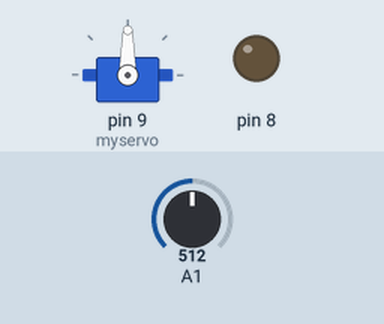
A sketch run on a simulated Arduino Uno, built with avr-gcc and run on an emulated ATmega328P. Parts: servo, output pins drawn as LEDs (lit = HIGH). Dashed ring = blinking. Inputs (shaded band) come from the test bench; at power-on: A1 = 512.

Above: at 1.2 s.
1.3 s: A1 set to 396
2.8 s: A1 set to 383
At 3.4 s:
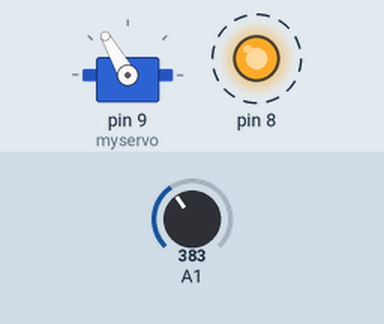
5.8 s: A1 set to 400
At 6.4 s:
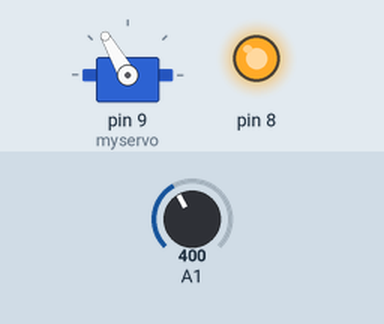
7.5 s: A1 set to 380
At 8.0 s:
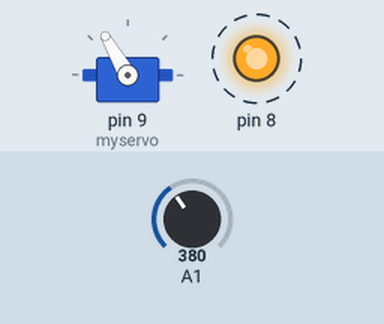
Timing chart, 0 to 11.5 s (numbered marks = the images above; inputs shaded):
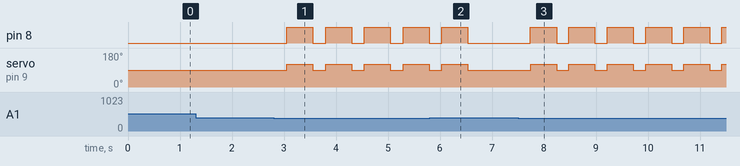

Measured:
- the behaviour switches between 390 and 389 on A1 (found by bisection; images 0 and 1)
- after the input at 1.3 s, every drawn part: stays the same
- after the input at 2.8 s, pin 8: alternates HIGH for 0.50 s and LOW for 0.25 s, starting after 0.25 s; servo on pin 9 (myservo): alternates 120° for 0.50 s and 90° for 0.25 s, starting after 0.25 s
- after the input at 5.8 s, pin 8: goes on until 6.5 s, then stays LOW; servo on pin 9 (myservo): goes on until 6.5 s, then stays 90°
- after the input at 7.5 s, pin 8: alternates HIGH for 0.50 s and LOW for 0.24 s, starting after 0.24 s; servo on pin 9 (myservo): alternates 120° for 0.50 s and 90° for 0.24 s, starting after 0.24 s

The sketch:

dinosaur_dodge.ino
```cpp
// This is the code for the ducking
#include <Servo.h>

Servo myservo;
int threshold = 390; // set the threshold you found here.
long delayValue = 250; // set the delay value here


void setup() {
  Serial.begin(9600);
  pinMode(8,OUTPUT);
  myservo.attach(9);
}

void loop() {
  while (delayValue>100)
  {
     digitalWrite(8,LOW);
     myservo.write(90);   // set the releasing angle here
     delay(1);
     if(analogRead(A1)< threshold)
     {
      delay(delayValue);
      delayValue -=2;     //reduce delay to keep up the speed of the game
      digitalWrite(8,HIGH);
      myservo.write(120); // set the pressing angle here
      delay(500);
     }
  }
}
```
